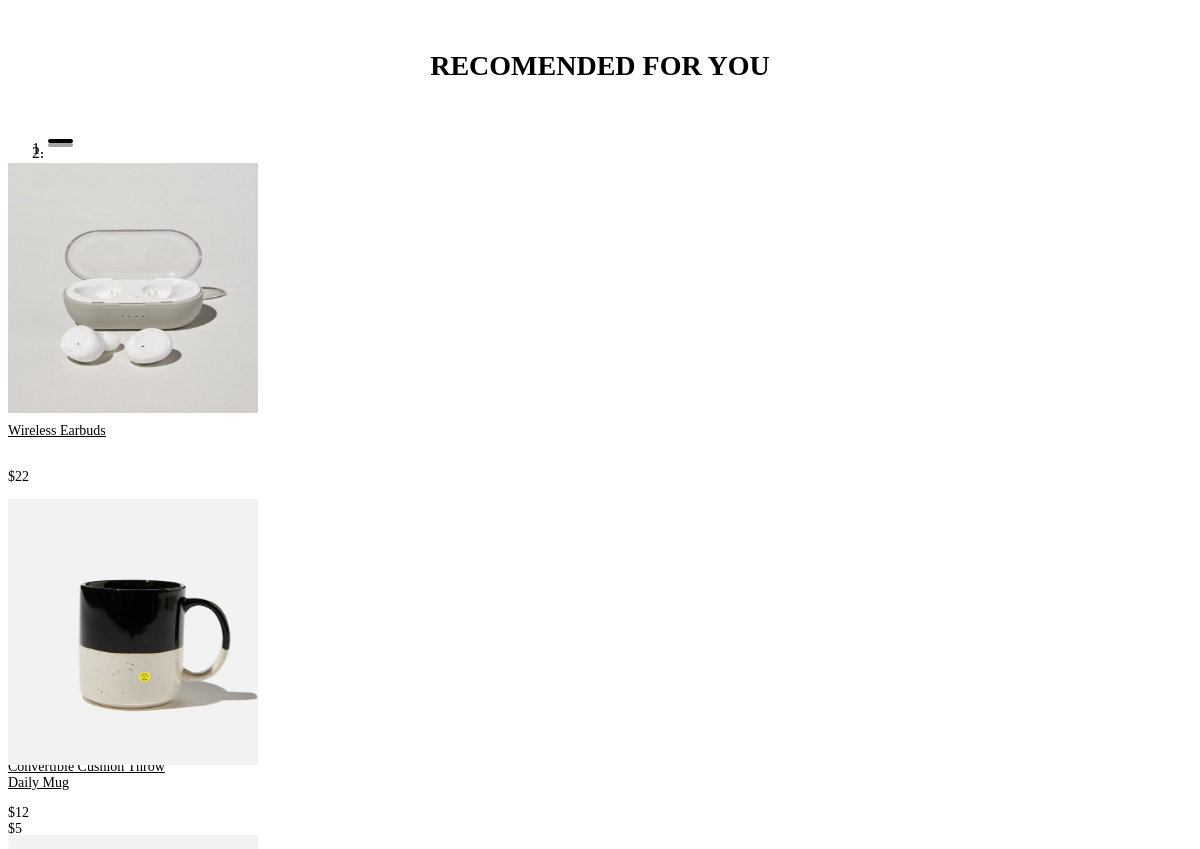
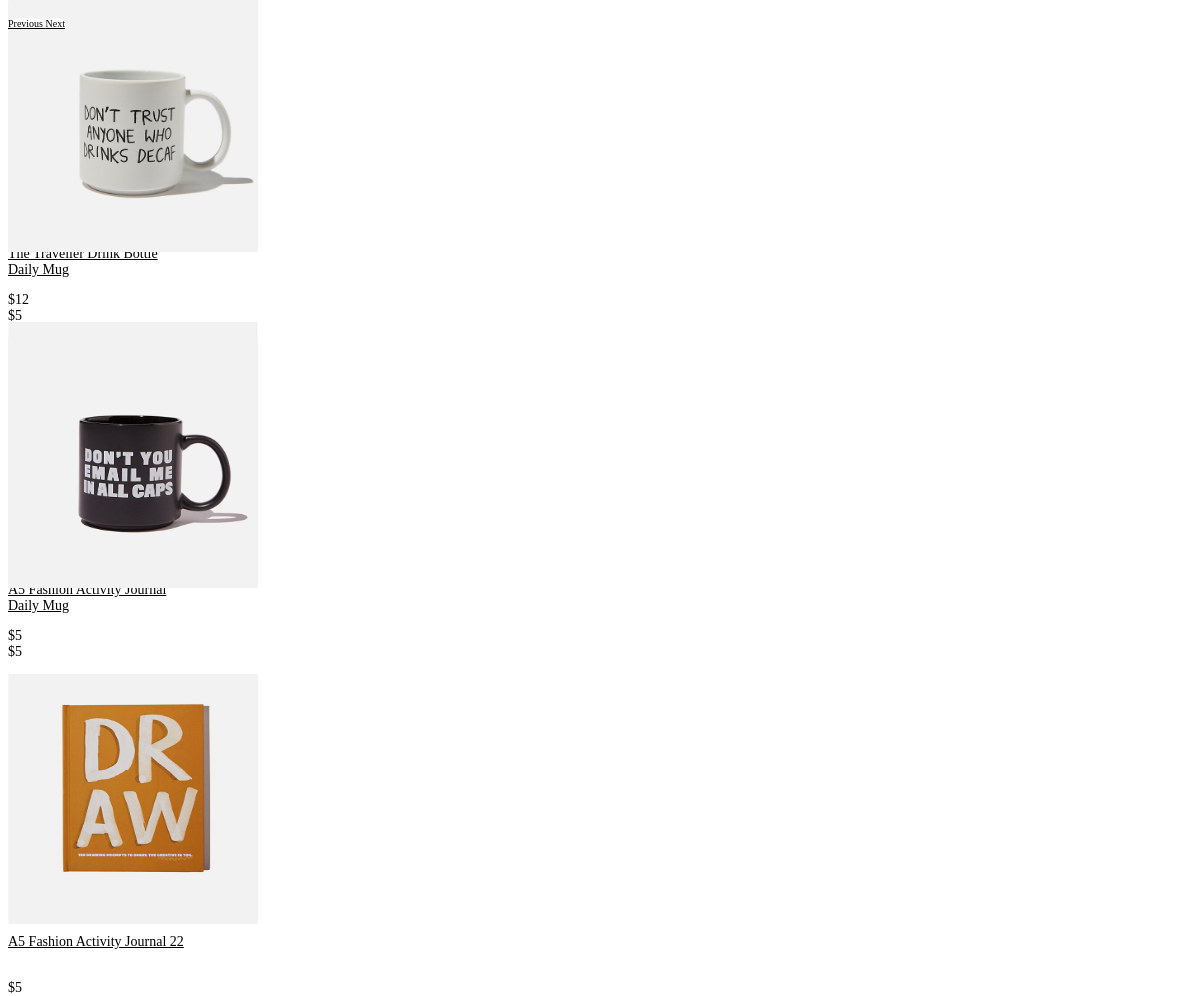
/003latest_product.php, run on the app's committed database (2 pictures, top to bottom).
### tables this page shows
CREATE TABLE `product` (
  `id` int(11) NOT NULL,
  `product_name` varchar(255) NOT NULL,
  `categories` varchar(255) NOT NULL,
  `sub_cat` varchar(255) NOT NULL,
  `brand` varchar(255) NOT NULL,
  `package` varchar(255) NOT NULL,
  `supplier` varchar(255) NOT NULL,
  `description` text NOT NULL,
  `price` varchar(50) NOT NULL,
  `cover` varchar(255) NOT NULL,
  `qty` int(11) NOT NULL,
  `created_date` datetime NOT NULL,
  `modified_date` datetime NOT NULL
);

### 003latest_product.php (the view, shortened to what this page needs)
<?php
    include('confs/config.php');
    $result = mysqli_query($mysqli,"SELECT * FROM product ORDER BY id DESC LIMIT 0,4");
?>
<div class="ftr2">
<div class="container">
            <div class="blog">
                <h2 style="font-size: 28px; text-align: center;">RECOMENDED FOR YOU</h2>
  <br>
                    <div id="blogCarousel" class="carousel slide" data-ride="carousel">
                        <ol class="carousel-indicators">
                            <li data-target="#blogCarousel" data-slide-to="0" class="active" style=" border-top: 1px solid transparent;
    border-bottom: 1px solid transparent;"></li>
                            <li data-target="#blogCarousel" data-slide-to="1" style=" border-top: 1px solid transparent;
    border-bottom: 1px solid transparent;"></li>
                        </ol>
                        <div class="carousel-inner">
                            <div class="carousel-item active" style="height: 22rem;">
                                <div class="row">
                                    <?php while($row2 = mysqli_fetch_assoc($result)):?>
                                    <div class="col-sm-3 col-xs-6">
                                        <a href="detail2.php?id=<?php echo $row2['id']; ?>">
                                            <img src="admin/cover/<?php echo $row2['cover'] ?>" alt="Image" style="width: 250px; height:250px;" class="img-responsive">
                                        </a>
                                        <p style="height: 32px; margin-top: 10px; font-weight: 400; font-size: 14px;"><a href="detail2.php?id=<?php echo $row2['id']; ?>"><?php echo $row2['product_name']; ?></a></p>
                                        <p style="font-weight: 400; margin-top: 10px; font-size: 14px;">$<?php echo $row2['price']; ?></p>
                                    </div>
                                   <?php endwhile; ?>
                                </div>
                            </div>
                            <div class="carousel-item" style="height: 22rem;">
                                <div class="row">
                     <?php
                  include('confs/config.php');
                  $result3 = mysqli_query($mysqli,"SELECT * FROM product ORDER BY id DESC LIMIT 4,4");
                  while($row3 = mysqli_fetch_assoc($result3)):
                  ?>
                                    <div class="col-sm-3 col-xs-6">
                                        <a href="detail2.php?id=<?php echo $row3['id']; ?>">
                                            <img src="admin/cover/<?php echo $row3['cover'] ?>" alt="Image" style="width: 250px; height:250px;" class="img-responsive">
                                        </a>
                                        <p style="height: 32px; margin-top: 10px; font-weight: 400; font-size: 14px;"><a href="detail2.php?id=<?php echo $row2['id']; ?>"><?php echo $row3['product_name']; ?></a></p>
                                        <p style="font-weight: 400; margin-top: 10px; font-size: 14px;">$<?php echo $row3['price']; ?></p>
                                    </div>
                                <?php endwhile; ?>
                                </div>
                            </div>
                        </div>
                         <a class="carousel-control-prev" href="#blogCarousel" role="button" data-slide="prev" style="margin-top: 100px; font-size: 10px; color: #000; background: #fff; border-radius: 50%; width: 40px; height: 40px;"">
    <span class="sr-only">Previous</span>
  </a>
  <a class="carousel-control-next" href="#blogCarousel" role="button" data-slide="next" style="margin-top: 100px; font-size: 10px; color: #000; background: #fff; border-radius: 50%; width: 40px; height: 40px;">
    <span class="sr-only">Next</span>
  </a>
                    </div>
            </div>
</div>
</div>

### 003latest_product.php (style rules this page uses)
.blog .carousel-indicators { left: 0; top: auto; bottom: -40px; }
.blog { height: 400px; }
.blog .carousel-indicators li { background: #a3a3a3; border-radius: 2px; width: 25px; height: 2px; }
.blog .carousel-indicators .active { background: #000; }
.ftr2 { height: 400px; margin-top: 50px; margin-bottom: 50px; }
a { color: black; }

### data on the page
product: cover (picture), product_name "Wireless Earbuds", price "22"
product: product_name "Convertible Cushion Throw", price "12"
product: product_name "The Traveller Drink Bottle", price "12"
product: product_name "A5 Fashion Activity Journal", price "5"
product: cover (picture), product_name "Daily Mug", price "5"
product: cover (picture), product_name "Daily Mug", price "5"
product: cover (picture), product_name "Daily Mug", price "5"
product: cover (picture), product_name "A5 Fashion Activity Journal 22", price "5"
